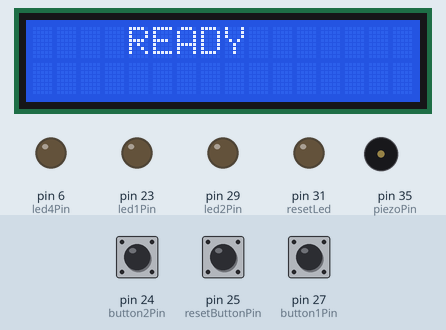
Bench run of a sketch on a simulated Arduino Mega 2560, built with avr-gcc and run on an emulated ATmega2560. On the bench: 16×2 character LCD, output pins drawn as LEDs (lit = HIGH), buzzer (waves = sounding). The test bench sets the inputs (shaded band); at power-on: pin 24 (button2Pin) LOW, pin 25 (resetButtonPin) LOW, pin 27 (button1Pin) LOW. What the sketch prints to the serial monitor is not drawn.

Above: at 0.1 s.
1.4 s: pin 24 (button2Pin) pulled HIGH for 0.15 s
At 3.1 s:
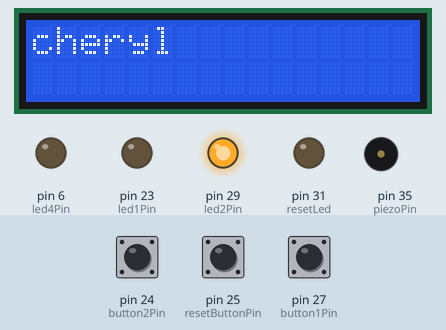
3.4 s: pin 25 (resetButtonPin) pulled HIGH for 0.15 s
At 4.3 s:
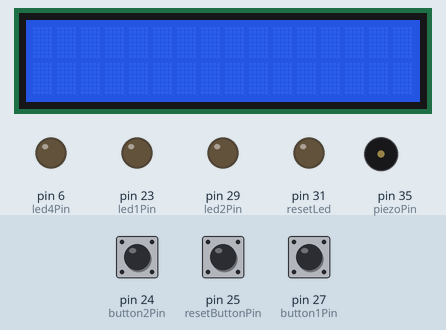
5.0 s: pin 27 (button1Pin) pulled HIGH for 0.15 s
At 5.9 s:
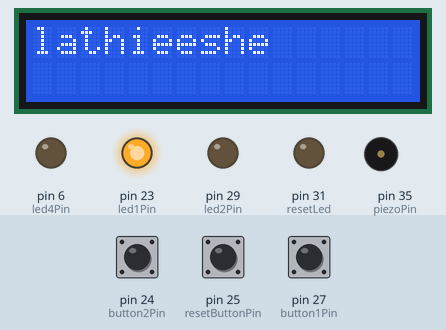
7.0 s: pin 25 (resetButtonPin) pulled HIGH for 1 s
At 8.3 s:
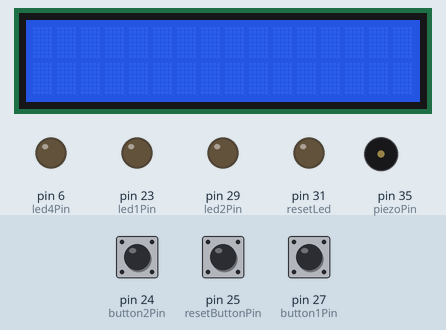
9.5 s: pin 24 (button2Pin) pulled HIGH for 1 s
At 9.75 s:
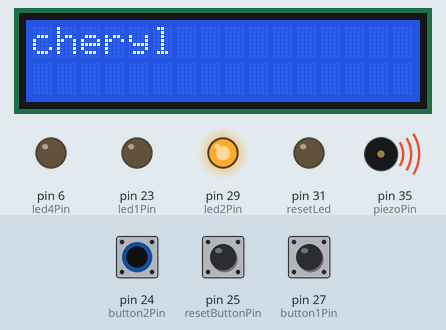
Timing chart, 0 to 12.5 s (numbered marks = the images above; inputs shaded):
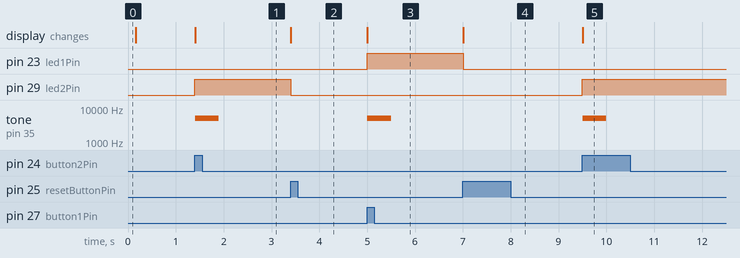

Measured:
- after the input at 1.4 s, pin 29 (led2Pin): LOW → HIGH at once; tone on pin 35 (piezoPin): silent → 5000 Hz at once, → silent 0.50 s later; the display: changes at once (image 1)
- after the input at 3.4 s, pin 29 (led2Pin): HIGH → LOW at once; the display: changes at once (image 2)
- after the input at 5.0 s, pin 23 (led1Pin): LOW → HIGH at once; tone on pin 35 (piezoPin): silent → 5000 Hz at once, → silent 0.50 s later; the display: changes at once (image 3)
- after the input at 7.0 s, pin 23 (led1Pin): HIGH → LOW at once; the display: changes at once (image 4)
- after the input at 9.5 s, pin 29 (led2Pin): LOW → HIGH at once; tone on pin 35 (piezoPin): silent → 5000 Hz at once, → silent 0.50 s later; the display: changes at once (image 5)

The sketch:

gameShowV1.ino
```cpp
//This code was written by Bob Clagett for I Like To Make Stuff - 2016
//It accompanies the project at http://www.iliketomakestuff.com/make-quiz-game-buttons
//This is for a simple 4 player quiz game setup.
//Only one button will light at a time, until the reset button is pressed.
//The reset button turns off all LEDs and sets everything up for the next "round".

// http://www.arduino.cc/en/Tutorial/LiquidCrystal
// include the library code:
// include the library code:
#include <LiquidCrystal.h>

// initialize the library by associating any needed LCD interface pin
// with the arduino pin number it is connected to
const int rs = 7, en = 8, d4 = 9, d5 = 10, d6 = 11, d7 = 12;
LiquidCrystal lcd(rs, en, d4, d5, d6, d7);


///Define Buttons
//Reset Button
int resetButtonPin = 25;
int resetLed = 31;
//speaker
int piezoPin = 35;

//Button1
int button1Pin = 27;
int led1Pin = 23;
int button1State = 0;

//Button2
int button2Pin = 24;
int led2Pin = 29;
int button2State = 0;

//Button3
int button3Pin = 9;
int led3Pin = 8;
int button3State = 0;

//Button4
int button4Pin = 7;
int led4Pin = 6;
int button4State = 0;

char* buzzedplayer[]={"lathieeshe","cheryl"};

int resetButtonState = 0;
boolean pollingForPresses = 1;

int lastbutton1State = LOW;
int lastbutton2State = LOW;
int lastbutton3State = LOW;
int lastbutton4State = LOW;
int lastResetState = LOW;

void setup() {
  Serial.begin(9600);
  // initialize the LED pin as an output:
  pinMode(led1Pin, OUTPUT);
  pinMode(led2Pin, OUTPUT);
  pinMode(led3Pin, OUTPUT);
  pinMode(led4Pin, OUTPUT);
  pinMode(resetLed, OUTPUT);
  // initialize the pushbutton pin as an input:
  pinMode(resetButtonPin, INPUT);
  pinMode(button1Pin, INPUT);
  pinMode(button2Pin, INPUT);
  pinMode(button3Pin, INPUT);
  pinMode(button4Pin, INPUT);

   // set up the LCD's number of columns and rows:
  lcd.begin(16, 2);
  // Print a message to the LCD.
  lcd.setCursor(4,0);
  lcd.print("READY");
  delay(100);
  lcd.clear();
}

void loop() {

  int reading1 = digitalRead(button1Pin);
  int reading2 = digitalRead(button2Pin);
  int reading3 = digitalRead(button3Pin);
  int reading4 = digitalRead(button4Pin);
  int readingReset = digitalRead(resetButtonPin);

    if(pollingForPresses==1){


      //Button 1
      if (reading1 != button1State && reading1 != lastbutton1State) {
        button1State = reading1;
        button1State = digitalRead(button1Pin);

              if (button1State == HIGH) {
                // turn LED on:
                Serial.print("\nButton 1 ON");
                  lcd.print(buzzedplayer[0]);
               digitalWrite(led1Pin, HIGH);
                playtone();
               // lcdprint(buzzedplayer);
                pollingForPresses = 0;
              }
         button1State = 0;
      }

      //Button 2
      if (reading2 != button2State && reading2 != lastbutton2State) {
        button2State = reading2;
        button2State = digitalRead(button2Pin);

              if (button2State == HIGH) {
                // turn LED on:
                Serial.print("\nButton 2 ON");
                digitalWrite(led2Pin, HIGH);
               lcd.print(buzzedplayer[1]);
                playtone();
                pollingForPresses = 0;
              }
         button2State = 0;
      }

      //Button 3
      if (reading3 != button3State && reading3 != lastbutton3State) {
        button3State = reading3;
        button3State = digitalRead(button3Pin);

              if (button3State == HIGH) {
                // turn LED on:
                Serial.print("\nButton 3 ON");
                digitalWrite(led3Pin, HIGH);
                pollingForPresses = 0;
              }
         button3State = 0;
      }

      //Button 4
      if (reading4 != button4State && reading4 != lastbutton4State) {
        button4State = reading4;
        button4State = digitalRead(button4Pin);

              if (button4State == HIGH) {
                // turn LED on:
                Serial.print("\nButton 4 ON");
                digitalWrite(led4Pin, HIGH);
                pollingForPresses = 0;
              }
         button4State = 0;
      }

    }
   //Check reset button
   if (pollingForPresses==0) {

      if (readingReset != resetButtonState && readingReset != lastResetState) {
              resetButtonState = digitalRead(resetButtonPin);

              if (resetButtonState == HIGH) {
                Serial.print("\nReset button HIGH");
                digitalWrite(resetLed, HIGH);
                resetButtons();
              }

         resetButtonState = 0;
      }
    }
  lastResetState = readingReset;
  lastbutton1State = reading1;
  lastbutton2State = reading2;
  lastbutton3State = reading3;
  lastbutton4State = reading4;
}


void resetButtons() {

  lastbutton1State = 0;
  lastbutton2State = 0;
  lastbutton3State = 0;
  lastbutton4State = 0;
  resetButtonState = 0;
  lastResetState = 0;

  button1State = 0;
  button2State = 0;
  button3State = 0;
  button4State = 0;

  Serial.print("\nAll the Buttons where reset!");
  lcd.clear();
  digitalWrite(led1Pin, LOW);
  digitalWrite(led2Pin, LOW);
  digitalWrite(led3Pin, LOW);
  digitalWrite(led4Pin, LOW);
  digitalWrite(resetLed, LOW);
  digitalWrite(resetButtonPin, LOW);

  pollingForPresses = 1;
}


void playtone(){
tone(piezoPin, 5000,500);}
```
